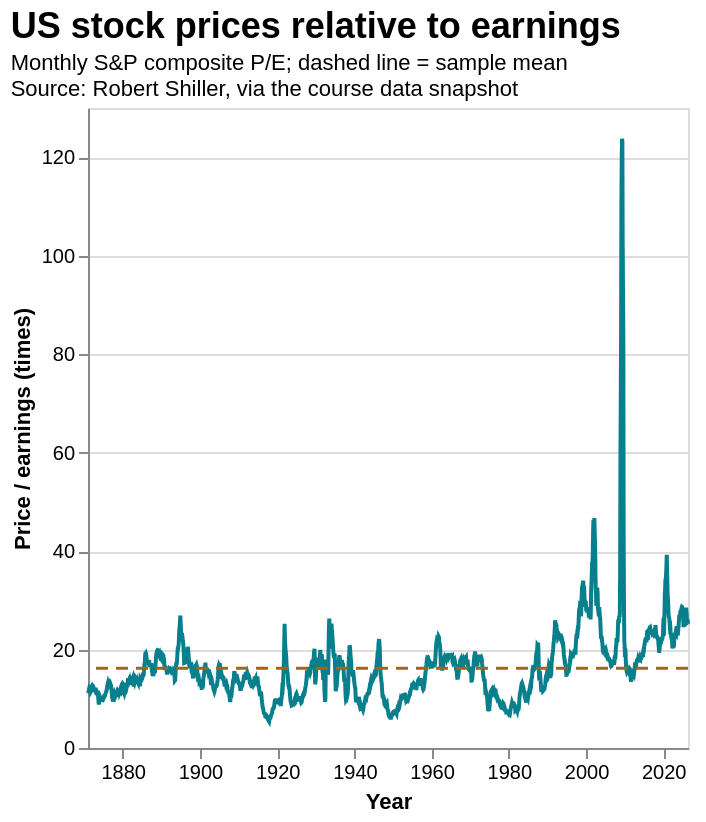

Notebook code cell kept with this figure:
### Markdown cell above
## 5. Build and style the chart in Altair
Altair expresses Vega-Lite in Python: data → mark → encoding. Compared with the handout, this changes the colour, line width, title, size, axis titles and font sizes, and adds hover details. The optional dashed average line uses layering (`+`).

### Code cell
def build_chart(source):
    series = alt.Chart(source).mark_line(color='#087f8c', strokeWidth=2).encode(
        x=alt.X('Date_iso:T', title='Year', axis=alt.Axis(grid=False, format='%Y', tickCount=7)),
        y=alt.Y('PE_ratio:Q', title='Price / earnings (times)', scale=alt.Scale(zero=True)),
        tooltip=[alt.Tooltip('Date_iso:T', title='Month', format='%b %Y'),
                 alt.Tooltip('PE_ratio:Q', title='P/E (times)', format='.2f')]
    )
    average = alt.Chart(source).mark_rule(color='#a56316', strokeDash=[6, 4], strokeWidth=1.5).encode(
        y=alt.Y('mean(PE_ratio):Q', title='Price / earnings (times)'),
        tooltip=[alt.Tooltip('mean(PE_ratio):Q', title='Sample mean P/E', format='.2f')]
    )
    return (series + average).properties(
        width='container', height=320,
        title=alt.Title(text='US stock prices relative to earnings',
                        subtitle=['Monthly S&P composite P/E; dashed line = sample mean',
                                  'Source: Robert Shiller, via the course data snapshot'],
                        anchor='start', fontSize=18, subtitleFontSize=11)
    ).configure_view(stroke=None).configure_axis(
        labelFontSize=12, titleFontSize=13, titlePadding=12,
        gridColor='#e8edf0', domainColor='#b8c4cc'
    ).configure(font='Arial', background='white')

# A DataFrame embeds values and is convenient for the notebook preview.
chart = build_chart(df_out)
chart

### Figure 1 — Vega-Lite specification as saved in the notebook (floating-point values rounded to 4 significant figures; data arrays with more than 128 entries replaced by an {"elided": "..."} marker saying what was removed)
{"config": {"view": {"continuousWidth": 300, "continuousHeight": 300}, "background": "white", "font": "Arial"}, "layer": [{"mark": {"type": "line", "color": "#087f8c", "strokeWidth": 2}, "encoding": {"tooltip": [{"field": "Date_iso", "format": "%b %Y", "title": "Month", "type": "temporal"}, {"field": "PE_ratio", "format": ".2f", "title": "P/E (times)", "type": "quantitative"}], "x": {"axis": {"format": "%Y", "grid": false, "tickCount": 7}, "field": "Date_iso", "title": "Year", "type": "temporal"}, "y": {"field": "PE_ratio", "scale": {"zero": true}, "title": "Price / earnings (times)", "type": "quantitative"}}}, {"mark": {"type": "rule", "color": "#a56316", "strokeDash": [6, 4], "strokeWidth": 1.5}, "encoding": {"tooltip": [{"aggregate": "mean", "field": "PE_ratio", "format": ".2f", "title": "Sample mean P/E", "type": "quantitative"}], "y": {"aggregate": "mean", "field": "PE_ratio", "title": "Price / earnings (times)", "type": "quantitative"}}}], "data": {"name": "data-be3c60f4996d6b9601bfbbf72a0b3eb6"}, "height": 320, "title": {"text": "US stock prices relative to earnings", "anchor": "start", "fontSize": 18, "subtitle": ["Monthly S&P composite P/E; dashed line = sample mean", "Source: Robert Shiller, via the course data snapshot"], "subtitleFontSize": 11}, "width": "container", "$schema": "https://vega.github.io/schema/vega-lite/v6.4.1.json", "datasets": {"data-be3c60f4996d6b9601bfbbf72a0b3eb6": {"elided": "1866 records"}}}
